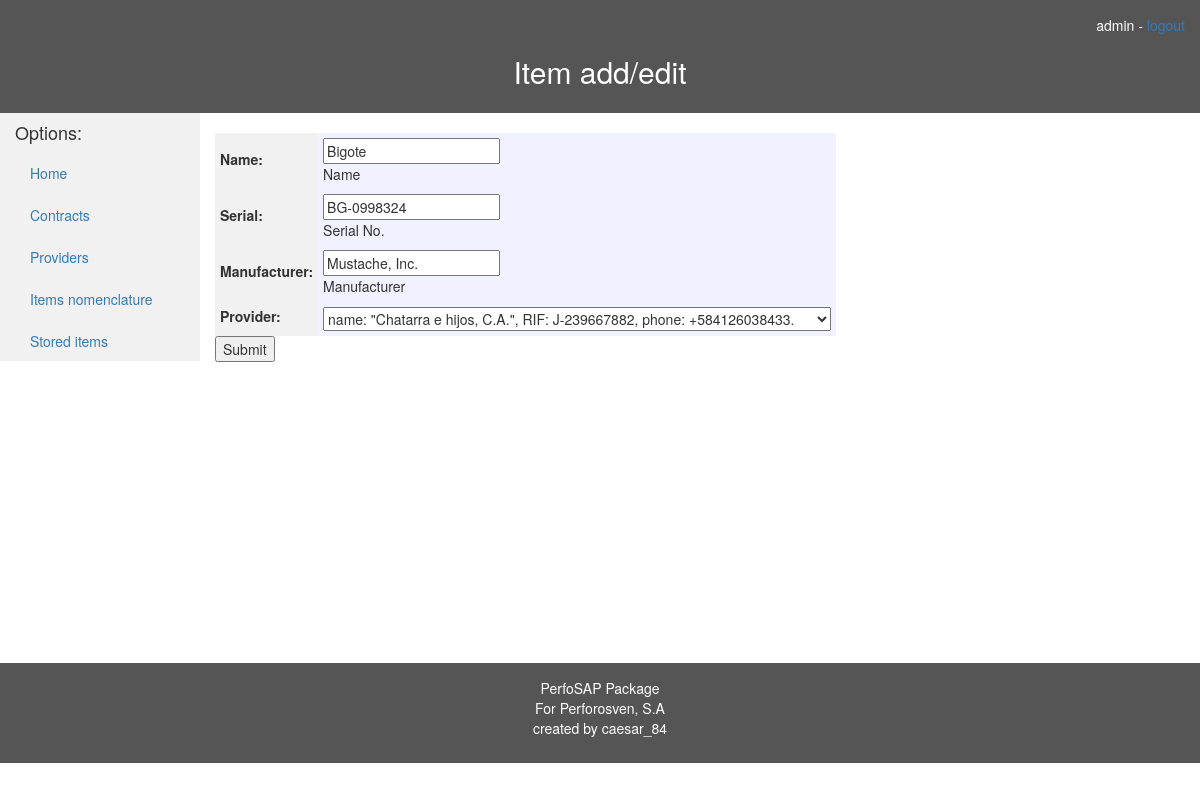
Page /almacen/item/6/edit (signed in) on the committed database.
### almacen/models.py (models this page shows, shortened)
class Item(models.Model):
    name = models.CharField(max_length=100, help_text="Name")
    serial = models.CharField(max_length=50, help_text="Serial No.")
    manufacturer = models.CharField(max_length=50, help_text="Manufacturer")
    provider = models.ForeignKey(Provider)
    class Meta:
        ordering = ["provider", "name"]

class LegalEntity(models.Model):
    name = models.CharField(max_length=100, help_text="Name")
    rif = models.CharField(max_length=11, help_text="RIF")
    address = models.TextField(help_text="Address")
    phone_num = models.CharField(max_length=15, help_text="Phone number")

### almacen/views.py (the view)
# urls.py: url(r'^item/(?P<pk>\d+)/edit$', views.UpdateItem.as_view(), name='edit-item'),
@method_decorator(login_required, name='dispatch')
class UpdateItem(UpdateView):
    model = Item
    fields = '__all__'

### almacen/models.py (called while the page is built)
    def __str__(self):
        return "name: \"{0}\", " \
               "RIF: {1}, " \
               "phone: {2}."\
            .format(self.name, self.rif, self.phone_num)

### almacen/templates/almacen/item_form.html (shortened to what this page needs)
{% extends 'base_template.html' %}
{% block header %}
    <h2 id="center">Item add/edit </h2>
{% endblock %}
{% block content %}
    <form action="" method="post">
        <table>
            {{ form.as_table }}
        </table>
        <input type="submit" value="Submit"/>
    </form>
{% endblock %}

### almacen/templates/base_template.html (shortened to what this page needs)
<!DOCTYPE html>
<html lang="en">
<head>
    <link rel="stylesheet" href="https://maxcdn.bootstrapcdn.com/bootstrap/3.3.7/css/bootstrap.min.css"/>
    {% load static %}
    <link rel="stylesheet" href="{% static 'css/styles.css' %}">
</head>
<body>
<header id="center">
    <div style="text-align: right">
        {% if user.is_authenticated %}
            {{ user.get_username }}
            -
            <a href="{% url 'logout' %}?next={{ request.path }}">logout</a>
        {% else %}
            <p><a href="{% url 'login' %}?next={{ request.path }}">Login</a></p>
        {% endif %}
        {% block header %} {% endblock %}
    </div>
</header>
<div class="container-fluid">
    <div class="content">
        <div class="row">
            <div class="col-sm-2 sidenav">
                <h4>Options: </h4>
                {% block sidebar %}
                    <ul class="nav nav-pills nav-stacked">
                        <li><a href="{% url 'almacen:index' %}">Home</a></li>
                        <li><a href="{% url 'almacen:contracts' %}">Contracts</a></li>
                        <li><a href="{% url 'almacen:providers' %}">Providers</a></li>
                        <li><a href="{% url 'almacen:items' %}">Items nomenclature</a></li>
                        <li><a href="{% url 'almacen:storeditems' %}">Stored items</a></li>
                    </ul>
                {% endblock %}
            </div>
            <div class="col-sm-9 ">
                <br>
                {% block content %}{% endblock %}
            </div>
        </div>
    </div>
</div>
<footer id="center" class="container-fluid">
    <p>
        PerfoSAP Package<br>
        For Perforosven, S.A<br>
        created by caesar_84
    </p>
</footer>
</body>
</html>

### almacen/static/css/styles.css (style rules this page uses)
header, footer { background-color: #555; color: white; padding: 15px; }
.sidenav { background-color: #f1f1f1; height: 100%; }
.content { height: 550px }
#center { text-align: center }
th, td { padding: 5px }
th { background-color:#f1f1f1 }
tr { background-color:#f1f1ff }

### rows in the picture
Item: name "Bigote", serial "BG-0998324", manufacturer "Mustache, Inc.", provider "name: \"Chatarra e hijos, C.A.\", RIF: J-239667882, phone: +584126038433."

### other values in the picture
{{ user.get_username }} "admin"
